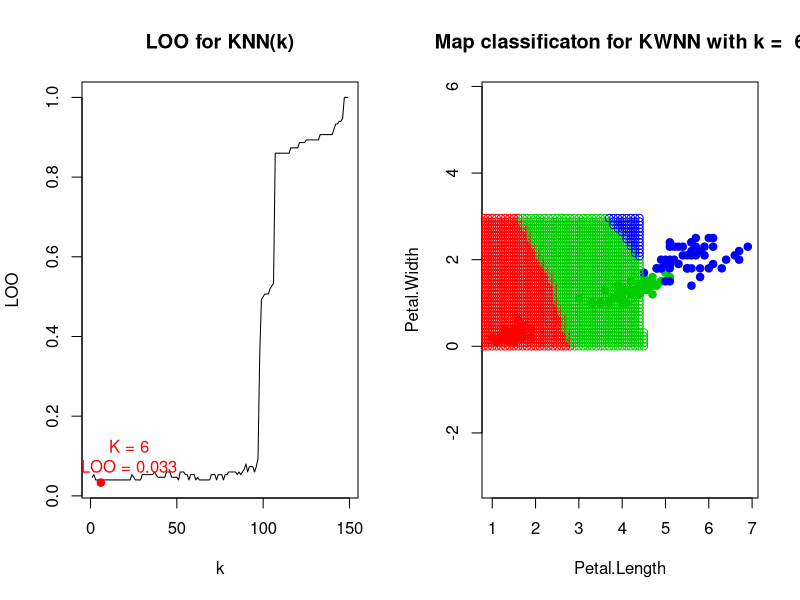

Source code (R): (Note: a time limit stopped this script after it produced the figure.)
euclideanDistance <- function(u, v)
{
  sqrt(sum((u - v)^2))
}

sortObjectsByDist <- function(xl, z, metricFunction =
                                euclideanDistance)
{
  
  l <- dim(xl)[1]
  n <- dim(xl)[2] - 1
  distances <- matrix(NA, l, 2)
  
  for (i in 1:l)
  {
    distances[i, ] <- c(i, metricFunction(xl[i, 1:n], z))
  }
  
  orderedXl <- xl[order(distances[, 2]), ]
  return (orderedXl);
}

knn <- function(xl, z, k,orderedXl)
{
  
  n <- dim(orderedXl)[2] - 1
  classes <- orderedXl[1:k, n + 1]
  counts <- table(classes)
  class <- names(which.max(counts))
  return (class)
}


LOO = function(xl,class) {
  n = dim(xl)[1];
  loo = rep(0, n-1) 
  
  for(i in 1:n){
    X=xl[-i, 1:3]
    u=xl[i, 1:2]
    orderedXl <- sortObjectsByDist(X, u)
    
    for(k in 1:(n-1)){
      
      test=knn(X,u,k,orderedXl)
      if(colors[test] != colors[class[i]]){
        loo[k] = loo[k]+1;
        
      }
    } 
  }
  
  loo = loo / n
  x = 1:length(loo)
  y = loo
  plot(x, y,main ="LOO for KNN(k)", xlab="k", ylab="LOO", type = "l")
  
  min = which.min(loo)
  lOOmin=round(loo[min],3)
  points(min, loo[min], pch = 21, col = "red",bg = "red")
  label = paste("   K = ", min, "\n", "   LOO = ", lOOmin, sep = "")
  xmin = 3*min;
  text(xmin, lOOmin, labels = label, pos = 3, col = "red")
  map(min);
}

map = function(k){
  text <- paste("Map classificaton for KWNN with k = ", k)
  plot(iris[, 3:4],main=text, pch = 21, bg = colors[xl$Species], col = colors[xl$Species],asp='1')
  for(i in seq(0, 7, 0.1)){
    
    for(j in seq(0,3,0.08)){
      
      z <- c(i, j)
      orderedXl <- sortObjectsByDist(xl, z)
      class <- knn(xl, z,k,orderedXl)
      points(z[1], z[2], pch = 1, bg = colors[class],col=colors[class])
      
    }
  }
}


colors <- c("setosa" = "red", "versicolor" = "green3",
            "virginica" = "blue")
par(mfrow = c(1, 2))
xl <- iris[, 3:5] 
class <- iris[, 5]
LOO(xl,class)
